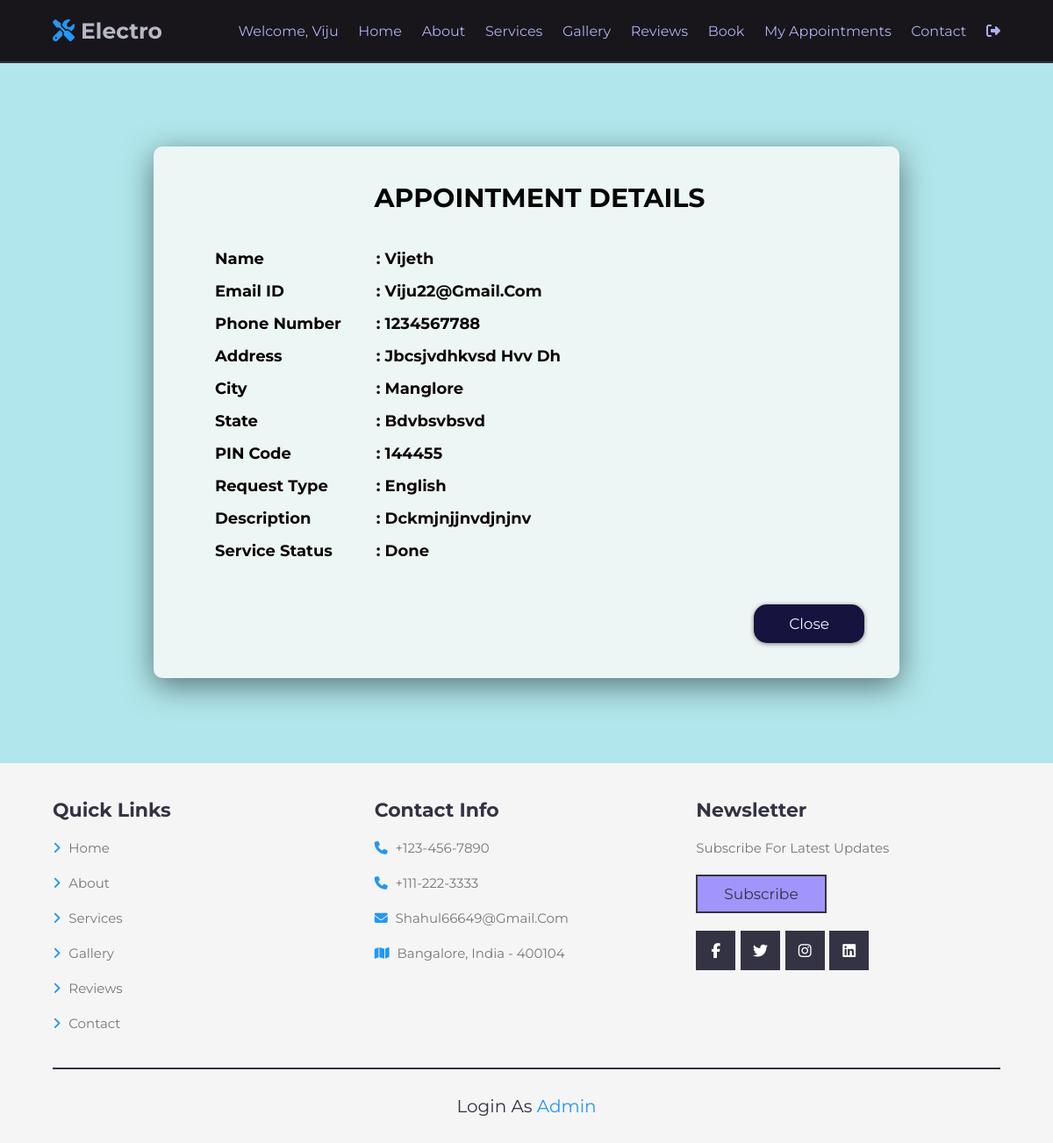
/show/1 (signed in), run on the app's committed database.
### electro_app/models.py (models this page shows, shortened)
class customer_request(models.Model):
    customer_name=models.CharField(max_length=10)
    email_ID=models.EmailField()
    phone_number=models.CharField(max_length=10)
    address=models.TextField()
    city=models.CharField(max_length=10)
    state=models.CharField(max_length=10)
    pin_code=models.PositiveIntegerField()
    request_Type=models.CharField(max_length=50, choices=(('english','arduino'),('history','motor'),('electro','battery')), default=" ")
    description=models.TextField()
    date=models.DateField()
    connect=models.ForeignKey(User,default=None, on_delete=models.CASCADE, null=True)
    cdate=models.DateTimeField(auto_now_add=True)

### electro_app/views.py (the view)
# urls.py: path('show/<ID>', views.show, name="show"),
def show(request, ID):
        name=customer_request.objects.get(pk=ID)
        form=booking_form(request.POST or None,instance=name)
        if form.is_valid():
            form.save()
            return redirect('/appointment')
        return render(request, 'show.html',{'show':name})

### templates/show.html (shortened to what this page needs)
{% extends 'base.html' %}
{% load static %}
{% block body %}
<link rel="stylesheet" href="{% static 'css/booking.css'%}">
    <div class="container">
        <form>
            <h3 class="title">Appointment Details</h3>
            <b>
                <table class="table">
                    <tr>
                        <td>Name</td>
                         <td class="rg">: {{show.customer_name}}</td>
                    </tr>
                    <tr>
                        <td>Email ID</td>
                        <td class="rg">: {{show.email_ID}}</td>
                    </tr>
                    <tr>
                        <td>Phone Number</td>
                         <td class="rg">: {{show.phone_number}}</td>
                    </tr>
                    <tr>
                        <td>Address</td>
                         <td class="rg">: {{show.address}}</td>
                    </tr>
                    <tr>
                        <td>City</td>
                         <td class="rg">: {{show.city}}</td>
                    </tr>
                    <tr>
                        <td>State</td>
                        <td class="rg">: {{show.state}}</td>
                    </tr>
                    <tr>
                        <td>PIN Code</td>
                         <td class="rg">: {{show.pin_code}}</td>
                    </tr>
                    <tr>
                        <td>Request Type</td>
                         <td class="rg">: {{show.request_Type}}</td>
                    </tr>
                    <tr>
                        <td>Description</td>
                         <td class="rg">: {{show.description}}</td>
                    </tr>
                    {% if show.cdate.date <= show.date %} <tr>
                        <td><b>Service Status</b></td>
                        <td class="rg">: <b> pending...</b></td>
                        </tr>
                        {% else %}
                        <tr>
                            <td><b>Service Status</b></td>
                            <td class="rg">: <b> done</b></td>
                        </tr>
                        {% endif %}
                </table>
            </b>
            <button class="submit-btn"><a href="/appointment">close</a></button>
        </form>
    </div>
{% endblock body %}

### templates/base.html (shortened to what this page needs)
<!DOCTYPE html>
<html lang="en">
<head>
   {% load static %}
   <link rel="stylesheet" href="https://cdnjs.cloudflare.com/ajax/libs/font-awesome/5.15.4/css/all.min.css">
   <link rel="stylesheet" href="https://cdnjs.cloudflare.com/ajax/libs/lightgallery-js/1.4.0/css/lightgallery.min.css">
   <link rel="stylesheet" href="{% static 'css/stylo.css'%}">
</head>
<body>
   <header class="header">
      <nav class="navbar">
         <a href="#" class="logo"> <i class="fas fa-tools"></i> electro </a>
         <div class="links">
            {% if user.is_authenticated %}
            {% if request.user.first_name == "" %}
            <a>welcome, {{request.user.username}}</a>
            {% else %}
            <a>welcome, {{request.user.first_name}}</a>
            {% endif %}
            {% endif %}
            <a href="/">home</a>
            <a href="/#about">about</a>
            <a href="/#services">services</a>
            <a href="/#gallery">gallery</a>
            <a href="/#reviews">Reviews</a>
            <a href="/bookings">Book</a>
            <a href="/appointment">My Appointments</a>
            <a href="/#contact">contact</a>
            {% if user.is_authenticated %}
            <a href="/logoutuser"><i class="fa-solid fa-right-from-bracket"></i></a>
            {% else %}
            <a href="/logins"><i class="fa-solid fa-right-to-bracket"></i></a>
            {% endif %}
         </div>
      </nav>
   </header>
{% block body %}{% endblock body %}
   <section class="footer">
    <div class="box-container">
       <div class="box">
          <h3>quick links</h3>
          <a class="link" href="#home"> <i class="fas fa-angle-right"></i> Home</a>
          <a class="link" href="#about"> <i class="fas fa-angle-right"></i> About</a>
          <a class="link" href="#services"> <i class="fas fa-angle-right"></i> Services</a>
          <a class="link" href="#gallery"> <i class="fas fa-angle-right"></i> Gallery</a>
          <a class="link" href="#reviews"> <i class="fas fa-angle-right"></i> Reviews</a>
          <a class="link" href="#contact"> <i class="fas fa-angle-right"></i> Contact</a>
       </div>
       <div class="box">
          <h3>contact info</h3>
          <a href="#" class="link"> <i class="fas fa-phone"></i> +123-456-7890 </a>
          <a href="#" class="link"> <i class="fas fa-phone"></i> +111-222-3333 </a>
          <a href="#" class="link"> <i class="fas fa-envelope"></i> shahul66649@gmail.com </a>
          <a href="#" class="link"> <i class="fas fa-map"></i> Bangalore, india - 400104 </a>
       </div>
       <div class="box">
          <h3>newsletter</h3>
          <p>Subscribe for latest updates</p>
          <form action="/subscrib" method="post" onsubmit="subscribe()">
             <input type="submit" value="subscribe" class="btn">
          </form>
          <div class="share">
             <a href="#" class="fab fa-facebook-f"></a>
             <a href="#" class="fab fa-twitter"></a>
             <a href="#" class="fab fa-instagram"></a>
             <a href="#" class="fab fa-linkedin"></a>
          </div>
       </div>
    </div>
    <div class="credit"> Login as <a href="/admin"><span>admin</span></a></div>
 </section>
</body>
 </html>

### statics/CSS/stylo.css (style rules this page uses)
* { font-family: 'Montserrat', sans-serif; margin: 0; padding: 0; -webkit-box-sizing: border-box; box-sizing: border-box; outline: none; border: none; text-decoration: none; -webkit-transition: all .2s linear; transition: all .2s linear; }
html { font-size: 62.5%; overflow-x: hidden; scroll-behavior: smooth; scroll-padding-top: 6rem; background-color: rgb(177, 231, 236); }
section { padding: 5rem 10%; }
.btn { display: inline-block; margin-top: 1rem; padding: 1rem 3rem; cursor: pointer; background: rgb(161, 149, 252); font-size: 1.7rem; text-transform: capitalize; color: #334; border: 0.2rem solid #334; }
.header .navbar { padding: 2rem 10%; padding-left: 5rem; padding-right: 5rem; display: -webkit-box; display: -ms-flexbox; display: flex; -webkit-box-align: center; -ms-flex-align: center; align-items: center; -webkit-box-pack: justify; -ms-flex-pack: justify; justify-content: space-between; background: rgb(24, 22, 26); border-bottom: 0.2rem solid #334; position: fixed; top: 0; left: 0; right: 0; z-index: 1000; width: 100%; }
.header .navbar .logo { font-size: 2.5rem; text-transform: capitalize; color: rgb(183, 183, 199); font-weight: bolder; }
.header .navbar .logo i { color: #2597f4; }
.header .navbar .links a { margin-left: 2rem; font-size: 1.6rem; text-transform: capitalize; color: rgb(174, 174, 241); }
.footer { background: #f5f5f5; }
.footer .box-container { display: -ms-grid; display: grid; -ms-grid-columns: (minmax(25rem, 1fr))[auto-fit]; grid-template-columns: repeat(auto-fit, minmax(25rem, 1fr)); gap: 2rem; }
.footer .box-container .box h3 { font-size: 2.2rem; text-transform: capitalize; color: #334; padding: 1rem 0; }
.footer .box-container .box .link { display: block; padding: .5rem 0; font-size: 1.5rem; line-height: 2; color: #777; }
.footer .box-container .box .link i { padding-right: .5rem; color: #2597f4; }
.footer .box-container .box p { padding: .5rem 0; font-size: 1.5rem; line-height: 2; color: #777; }
.footer .box-container .box .share { margin-top: 2rem; }
.footer .box-container .box .share a { height: 4.5rem; width: 4.5rem; line-height: 4.5rem; font-size: 1.7rem; background: #334; color: #fff; margin-right: .3rem; text-align: center; }
.footer .credit { font-size: 2rem; text-transform: capitalize; color: #334; margin-top: 3rem; padding-top: 3rem; border-top: 0.2rem solid #334; text-align: center; }
.footer .credit span { color: #2597f4; }
@media (max-width: 1200px) { .header .navbar { padding: 2rem 5%; } }
@media (max-width: 1200px) { section { padding: 3rem 5%; } }

### statics/CSS/booking.css (style rules this page uses)
* { font-family: 'Montserrat', sans-serif; margin:0; padding:0; box-sizing: border-box; outline: none; border:none; text-transform: capitalize; transition: all .2s linear; }
.container { display: flex; justify-content: center; align-items: center; padding:25px; min-height: 100vh; background-color: rgb(177, 231, 236); margin-top: 7rem; }
.container form { position: relative; width: 100%; max-width: 850px; padding: 80px 40px 40px; padding-top: 2rem; background: rgb(236, 246, 245); border-radius: 10px; color: rgb(9, 1, 1); box-shadow: 0 9px 35px rgba(0,0,0,0.5); margin-top: 4rem; margin-bottom: 4rem; }
.container form::before { content:''; position: absolute; top: 0; left: 0; width: 50%; height: 100%; background: rgba(255, 255, 255, 0.025); transform: skewX(-26deg); transform-origin: bottom; border-radius: 10px; pointer-events: none; }
.container form .title { font-size: 35px; color:rgb(0, 0, 0); padding-top: 2rem; padding-bottom: 1.5rem; text-transform: uppercase; text-align: center; }
.container form .submit-btn { width: 100%; padding:12px; font-size: 17px; color:#fff; margin-top: 5px; cursor: pointer; border-radius: 15px; box-shadow: 0 1px 5px rgba(0,0,0,0.5); background: rgb(22, 19, 62); }
.container form .submit-btn::placeholder { color: rgb(116, 210, 244); }

### templates/show.html (style rules this page uses)
.container form { padding-left: 7rem; }
.table { font-size: 18px; height: 150px; margin-top: 1rem; margin-bottom: 3rem; border-collapse: separate; border-spacing: 0 15px; }
.rg { padding-left: 4rem; }
.container form .submit-btn { float: right; width: 17%; }
.container form .submit-btn a { text-decoration: none; color: aliceblue; }
.container form .title { font-size: 30px; }

### data on the page
customer_request: customer_name "Vijeth", email_ID "Viju22@gmail.com", phone_number "1234567788", address "Jbcsjvdhkvsd Hvv Dh", city "Manglore", state "Bdvbsvbsvd", pin_code "144455", request_Type "English", description "Dckmjnjjnvdjnjnv"

### other printed values
{{ request.user.username }} "Viju"
